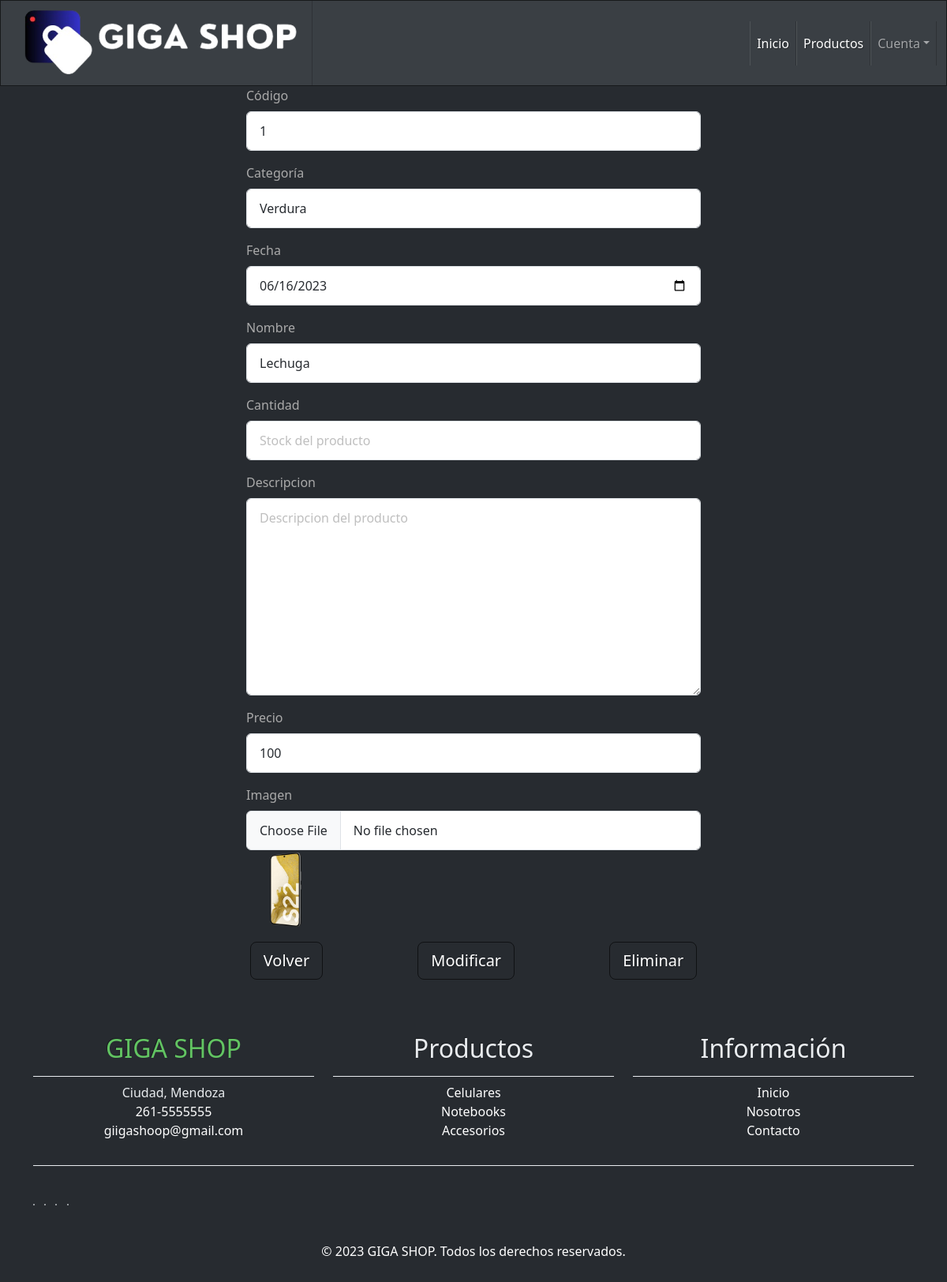
/editar.php?codigo=1, run on an earlier commit of the app's database.
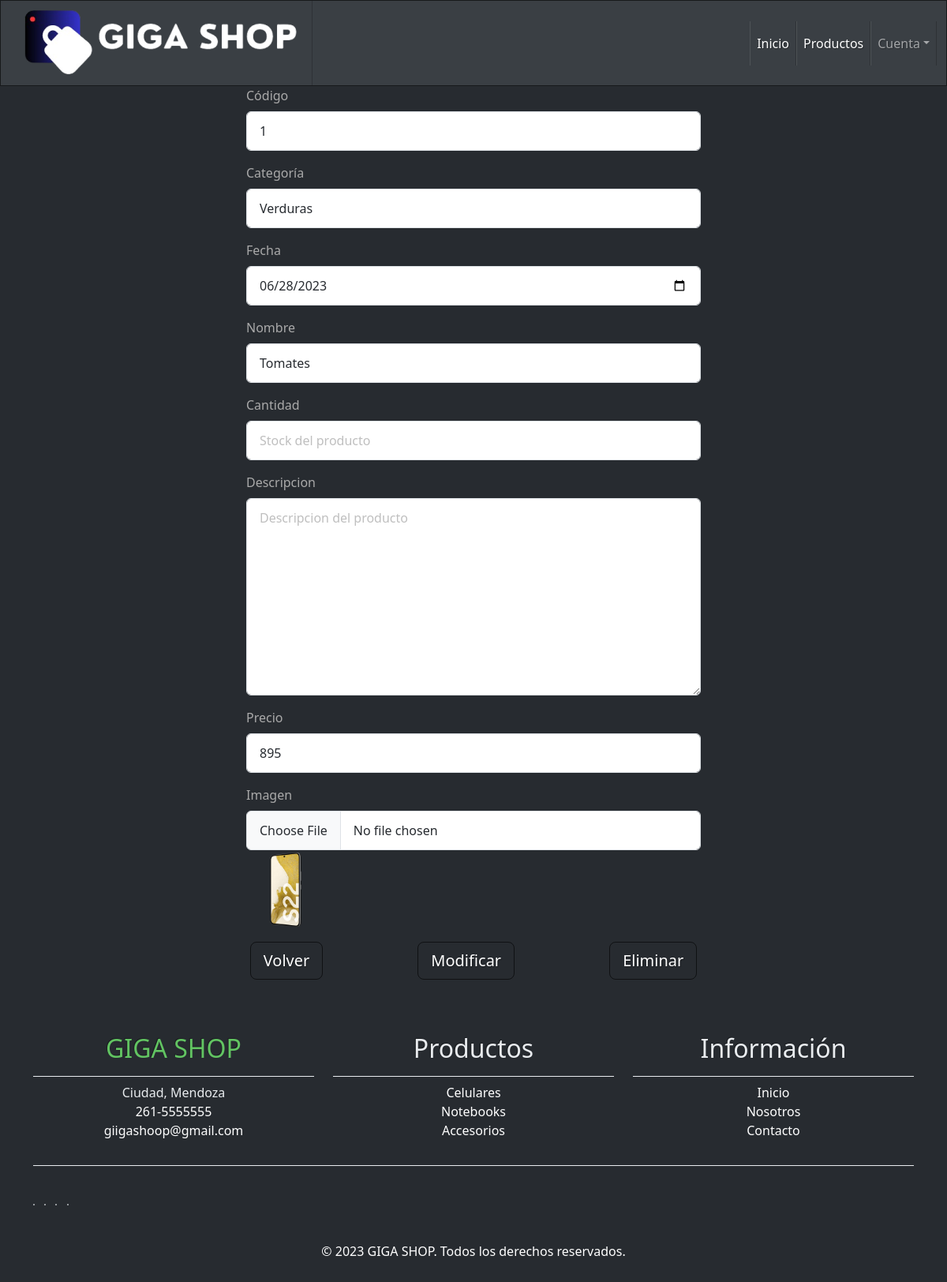
And on a later commit of the database.
### tables this page shows
CREATE TABLE `productos` (
  `codigo` int(10) NOT NULL,
  `categoria` varchar(255) NOT NULL,
  `fechaAlta` date NOT NULL DEFAULT current_timestamp(),
  `nombre` varchar(255) NOT NULL,
  `precio` float NOT NULL,
  `imagen` varchar(255) NOT NULL
);

### editar.php (the view, shortened to what this page needs)
<?php
require("global/consultas.php");
if (!isset($_GET["codigo"])) {
	header("location:gestion.php");
} else {
	$conexion = conectar();
	$sql = "SELECT * FROM productos WHERE codigo='" . $_GET["codigo"] . "'";
	$buscar = mysqli_query($conexion, $sql);
	if (mysqli_num_rows($buscar) > 0) {
		$datos = mysqli_fetch_assoc($buscar);
	}
}
?>
<!DOCTYPE html>
<html>
<head>
	<link rel="stylesheet" type="text/css" href="css/bootstrap.min.css">
</head>
<body>
	<?php require("global/navbar.php"); ?>
	<form method="POST" enctype="multipart/form-data">
		<div class="container col-6">
			<div class="mb-3">
				<label class="form-label">Código</label>
				<input type="text" name="inputCodigo" class="form-control" placeholder="Código del producto" value="<?php echo $_GET['codigo']; ?>" readonly="">
			</div>
			<div class="mb-3">
				<label class="form-label">Categoría</label>
				<input type="text" name="inputCategoria" class="form-control" placeholder="Categoría del producto" value="<?php echo $datos["categoria"]; ?>" required>
			</div>
			<div class="mb-3">
				<label class="form-label">Fecha</label>
				<input type="date" name="inputFecha" class="form-control" value="<?php echo $datos["fechaAlta"]; ?>">
			</div>
			<div class="mb-3">
				<label class="form-label">Nombre</label>
				<input type="text" name="inputNombre" class="form-control" placeholder="Nombre del producto" value="<?php echo $datos["nombre"]; ?>" required>
			</div>
			<div class="mb-3">
				<label class="form-label">Cantidad</label>
				<input type="text" name="inputCantidad" class="form-control" placeholder="Stock del producto" value="<?php echo $datos["cantidad"]; ?>" required>
			</div>
			<div class="mb-3">
				<label class="form-label">Descripcion</label>
				<textarea type="text" name="inputDescripcion" class="form-control" style="width: 100%; height: 250px;" placeholder="Descripcion del producto" rows="4" required><?php echo $datos["descripcion"]; ?></textarea>
			</div>
			<div class="mb-3">
				<label class="form-label">Precio</label>
				<input type="text" name="inputPrecio" class="form-control" placeholder="Precio del producto" value="<?php echo $datos["precio"]; ?>" required>
			</div>
			<div class="mb-3">
				<label class="form-label">Imagen</label>
				<input type="file" name="inputImagen" class="form-control" id="imgInp">
				<img id="preview" src="productos/prueba.png" alt="Ingrese una imagen" width="100" height="100">
			</div>
		</div>
		<div class="d-flex justify-content-center mt-2">
			<div style="margin-right: 10%;">
				<a class="btn btn-lg btn-outline-primary" href="gestion.php">Volver</a>
			</div>
			<div>
				<button class="btn btn-lg btn-outline-primary" name="botonModificar">Modificar</button>
			</div>
			<div style="margin-left: 10%;">
				<button class="btn btn-lg btn-outline-primary" name="botonEliminar">Eliminar</button>
			</div>
		</div>
	</form>
	<?php require("global/footer.php"); ?>
</body>
</html>

What changed in the data, as far as the page shows it:
changed productos: inputCategoria "Verdura" → "Verduras"; inputFecha "06/16/2023" → "06/28/2023"; inputNombre "Lechuga" → "Tomates"; inputPrecio "100" → "895"
